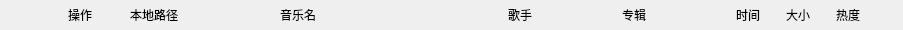
<?xml version="1.0" encoding="UTF-8"?>
<ui version="4.0">
 <class>MusicListHeaderVIew</class>
 <widget class="QWidget" name="MusicListHeaderVIew">
  <property name="geometry">
   <rect>
    <x>0</x>
    <y>0</y>
    <width>903</width>
    <height>30</height>
   </rect>
  </property>
  <property name="sizePolicy">
   <sizepolicy hsizetype="Preferred" vsizetype="Fixed">
    <horstretch>0</horstretch>
    <verstretch>0</verstretch>
   </sizepolicy>
  </property>
  <property name="minimumSize">
   <size>
    <width>0</width>
    <height>30</height>
   </size>
  </property>
  <property name="maximumSize">
   <size>
    <width>16777215</width>
    <height>50</height>
   </size>
  </property>
  <property name="windowTitle">
   <string>Form</string>
  </property>
  <property name="styleSheet">
   <string notr="true">
QLabel{
	font: 9pt &quot;楷体&quot;;
}</string>
  </property>
  <layout class="QHBoxLayout" name="horizontalLayout_2">
   <property name="leftMargin">
    <number>0</number>
   </property>
   <property name="topMargin">
    <number>0</number>
   </property>
   <property name="rightMargin">
    <number>0</number>
   </property>
   <property name="bottomMargin">
    <number>0</number>
   </property>
   <item>
    <layout class="QHBoxLayout" name="horizontalLayout">
     <property name="spacing">
      <number>1</number>
     </property>
     <property name="topMargin">
      <number>0</number>
     </property>
     <item>
      <layout class="QHBoxLayout" name="horizontalLayout_7" stretch="1,0,0,4,2,2,1,1,1">
       <property name="spacing">
        <number>0</number>
       </property>
       <property name="leftMargin">
        <number>10</number>
       </property>
       <property name="rightMargin">
        <number>10</number>
       </property>
       <item>
        <layout class="QHBoxLayout" name="hLayoutIndex">
         <item>
          <widget class="QLabel" name="labIndex">
           <property name="sizePolicy">
            <sizepolicy hsizetype="Fixed" vsizetype="Preferred">
             <horstretch>0</horstretch>
             <verstretch>0</verstretch>
            </sizepolicy>
           </property>
           <property name="minimumSize">
            <size>
             <width>20</width>
             <height>0</height>
            </size>
           </property>
           <property name="text">
            <string/>
           </property>
          </widget>
         </item>
        </layout>
       </item>
       <item>
        <layout class="QHBoxLayout" name="hLayoutOp">
         <item>
          <widget class="QLabel" name="labOp">
           <property name="sizePolicy">
            <sizepolicy hsizetype="Fixed" vsizetype="Fixed">
             <horstretch>0</horstretch>
             <verstretch>0</verstretch>
            </sizepolicy>
           </property>
           <property name="minimumSize">
            <size>
             <width>100</width>
             <height>0</height>
            </size>
           </property>
           <property name="text">
            <string>操作</string>
           </property>
           <property name="alignment">
            <set>Qt::AlignCenter</set>
           </property>
          </widget>
         </item>
        </layout>
       </item>
       <item>
        <layout class="QHBoxLayout" name="horizontalLayout_3">
         <property name="spacing">
          <number>0</number>
         </property>
         <item>
          <widget class="QLabel" name="labPath">
           <property name="minimumSize">
            <size>
             <width>150</width>
             <height>0</height>
            </size>
           </property>
           <property name="text">
            <string>本地路径</string>
           </property>
          </widget>
         </item>
        </layout>
       </item>
       <item>
        <layout class="QHBoxLayout" name="hLayoutMusicName">
         <item>
          <widget class="QLabel" name="labMusicName">
           <property name="sizePolicy">
            <sizepolicy hsizetype="Preferred" vsizetype="Preferred">
             <horstretch>0</horstretch>
             <verstretch>0</verstretch>
            </sizepolicy>
           </property>
           <property name="minimumSize">
            <size>
             <width>0</width>
             <height>0</height>
            </size>
           </property>
           <property name="text">
            <string>音乐名</string>
           </property>
          </widget>
         </item>
        </layout>
       </item>
       <item>
        <layout class="QHBoxLayout" name="hLayoutSinger">
         <item>
          <widget class="QLabel" name="labSinger">
           <property name="sizePolicy">
            <sizepolicy hsizetype="Preferred" vsizetype="Preferred">
             <horstretch>0</horstretch>
             <verstretch>0</verstretch>
            </sizepolicy>
           </property>
           <property name="minimumSize">
            <size>
             <width>100</width>
             <height>0</height>
            </size>
           </property>
           <property name="text">
            <string>歌手</string>
           </property>
          </widget>
         </item>
        </layout>
       </item>
       <item>
        <layout class="QHBoxLayout" name="hLayoutAlbum">
         <item>
          <widget class="QLabel" name="labAlbum">
           <property name="sizePolicy">
            <sizepolicy hsizetype="Preferred" vsizetype="Preferred">
             <horstretch>0</horstretch>
             <verstretch>0</verstretch>
            </sizepolicy>
           </property>
           <property name="minimumSize">
            <size>
             <width>100</width>
             <height>0</height>
            </size>
           </property>
           <property name="text">
            <string>专辑</string>
           </property>
          </widget>
         </item>
        </layout>
       </item>
       <item>
        <layout class="QHBoxLayout" name="hLayoutTime">
         <item>
          <widget class="QLabel" name="labTime">
           <property name="sizePolicy">
            <sizepolicy hsizetype="Fixed" vsizetype="Preferred">
             <horstretch>0</horstretch>
             <verstretch>0</verstretch>
            </sizepolicy>
           </property>
           <property name="minimumSize">
            <size>
             <width>50</width>
             <height>0</height>
            </size>
           </property>
           <property name="text">
            <string>时间</string>
           </property>
          </widget>
         </item>
        </layout>
       </item>
       <item>
        <layout class="QHBoxLayout" name="horizontalLayout_8">
         <item>
          <widget class="QLabel" name="labFileSize">
           <property name="sizePolicy">
            <sizepolicy hsizetype="Fixed" vsizetype="Preferred">
             <horstretch>0</horstretch>
             <verstretch>0</verstretch>
            </sizepolicy>
           </property>
           <property name="minimumSize">
            <size>
             <width>50</width>
             <height>0</height>
            </size>
           </property>
           <property name="text">
            <string>大小</string>
           </property>
          </widget>
         </item>
        </layout>
       </item>
       <item>
        <layout class="QHBoxLayout" name="hLayoutHot">
         <item>
          <widget class="QLabel" name="labMusicHot">
           <property name="text">
            <string>热度</string>
           </property>
          </widget>
         </item>
        </layout>
       </item>
      </layout>
     </item>
    </layout>
   </item>
  </layout>
 </widget>
 <resources/>
 <connections/>
</ui>
